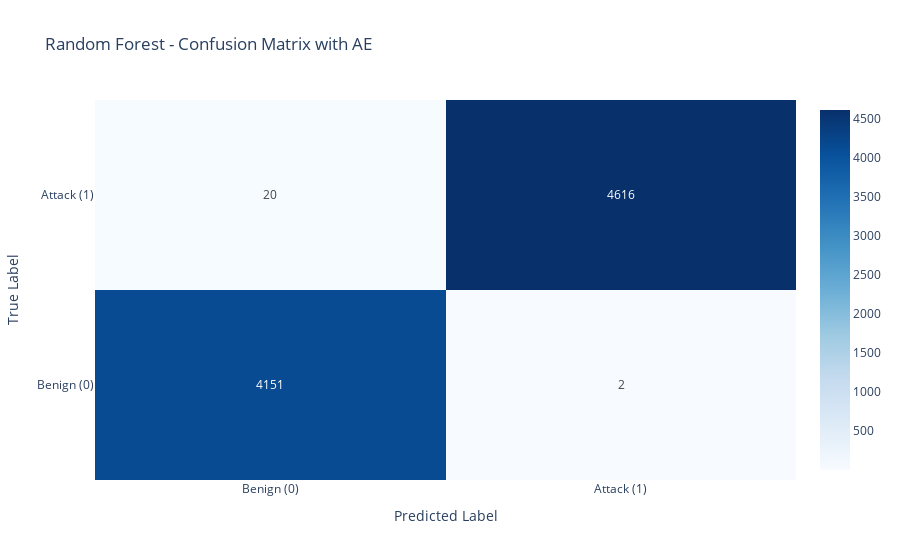

Notebook source saved alongside this figure:
### Code cell
rf = RandomForestClassifier()
rf.fit(X_train, y_train)
y_pred_rf = rf.predict(X_test)
cm_rf = confusion_matrix(y_test, y_pred_rf)
plot_confusion_matrix_plotly(cm_rf, ['Benign (0)', 'Attack (1)'], "Random Forest")

### Figure 1 — Plotly figure (JSON) as saved in the notebook; plotly's stock layout.template omitted (floating-point values rounded to 4 significant figures)
{"data": [{"colorscale": [[0, "rgb(247,251,255)"], [0.125, "rgb(222,235,247)"], [0.25, "rgb(198,219,239)"], [0.375, "rgb(158,202,225)"], [0.5, "rgb(107,174,214)"], [0.625, "rgb(66,146,198)"], [0.75, "rgb(33,113,181)"], [0.875, "rgb(8,81,156)"], [1, "rgb(8,48,107)"]], "showscale": true, "text": [[4151, 2], [20, 4616]], "texttemplate": "%{text}", "type": "heatmap", "x": ["Benign (0)", "Attack (1)"], "y": ["Benign (0)", "Attack (1)"], "z": [[4151, 2], [20, 4616]]}], "layout": {"title": {"text": "Random Forest - Confusion Matrix with AE"}, "xaxis": {"title": {"text": "Predicted Label"}}, "yaxis": {"title": {"text": "True Label"}}}}
